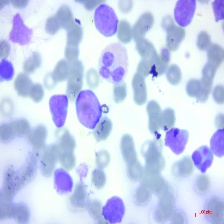
#> input picture Data/Early/WBC-Malignant-Early-008.jpg, 224 x 224 px
$ jupyter execute --allow-errors 'EDA + Balancing data.ipynb'
#> lines starting #> are read from the running program, lines starting #| are printed output that depends on the picture; long printed decimals are rounded
## Importing Packages

[cell 1]
import os
import matplotlib.pyplot as plt
from PIL import Image
import numpy as np
from collections import Counter

## Loading the data

[cell 2]
main_folder_path = 'Data'

# Get the folder names (class labels)
class_labels = os.listdir(main_folder_path)
print(f"Class Labels: {class_labels}")

[cell 3]
# Initialize a list to store image paths and their corresponding labels
image_paths = []
labels = []

# Loop through each class folder and gather the image paths and labels
for label in class_labels:
    folder_path = os.path.join(main_folder_path, label)
    for image_file in os.listdir(folder_path):
        image_path = os.path.join(folder_path, image_file)
        image_paths.append(image_path)
        labels.append(label)

class_counts = Counter(labels)

## Plotting Class distributions

[cell 4]
# Plot the distribution of classes
plt.figure(figsize=(10, 5))
plt.bar(class_counts.keys(), class_counts.values())
plt.title('Class Distribution')
plt.xlabel('Class')
plt.ylabel('Number of Images')
plt.show()
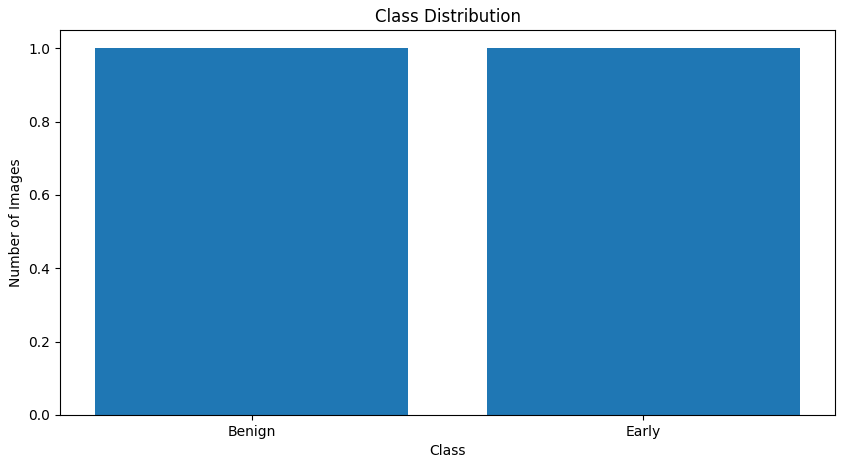
#> figure drawn by matplotlib, 1 panel
#> further down, img is the input picture: PIL image 224x224 RGB; mean R, G, B 199.1, 208.8, 239.9

## Displaying sample images from each class

[cell 5]
unique_labels = set(labels)
num_samples = 3
plt.figure(figsize=(12, 12))
#> (the rest of this cell did not finish here and is left out)

## Check Image shapes

[cell 6]
shapes = []
for img_path in image_paths:
    with Image.open(img_path) as img:
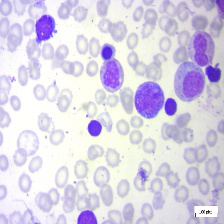
#> input picture Data/Benign/WBC-Benign-005.jpg, 224 x 224 px
#> img is the input picture: PIL image 224x224 RGB; mean R, G, B 217.7, 212.2, 229.5
        shapes.append(img.size)

print(f"Unique image shapes: {set(shapes)}")
#| Unique image shapes: {(224, 224)}

## Calculate Statistics

[cell 7]
image_arrays = []
for img_path in image_paths:
    with Image.open(img_path) as img:
        img = img.resize((224, 224))  # Resize if necessary
        image_arrays.append(np.array(img))

all_images = np.stack(image_arrays)
mean_pixel = np.mean(all_images)
#> mean_pixel = 217.9
std_pixel = np.std(all_images)
#> std_pixel = 36.39

print(f"Mean pixel value: {mean_pixel}")
#| Mean pixel value: 217.871
print(f"Standard deviation of pixel values: {std_pixel}")
#| Standard deviation of pixel values: 36.389
